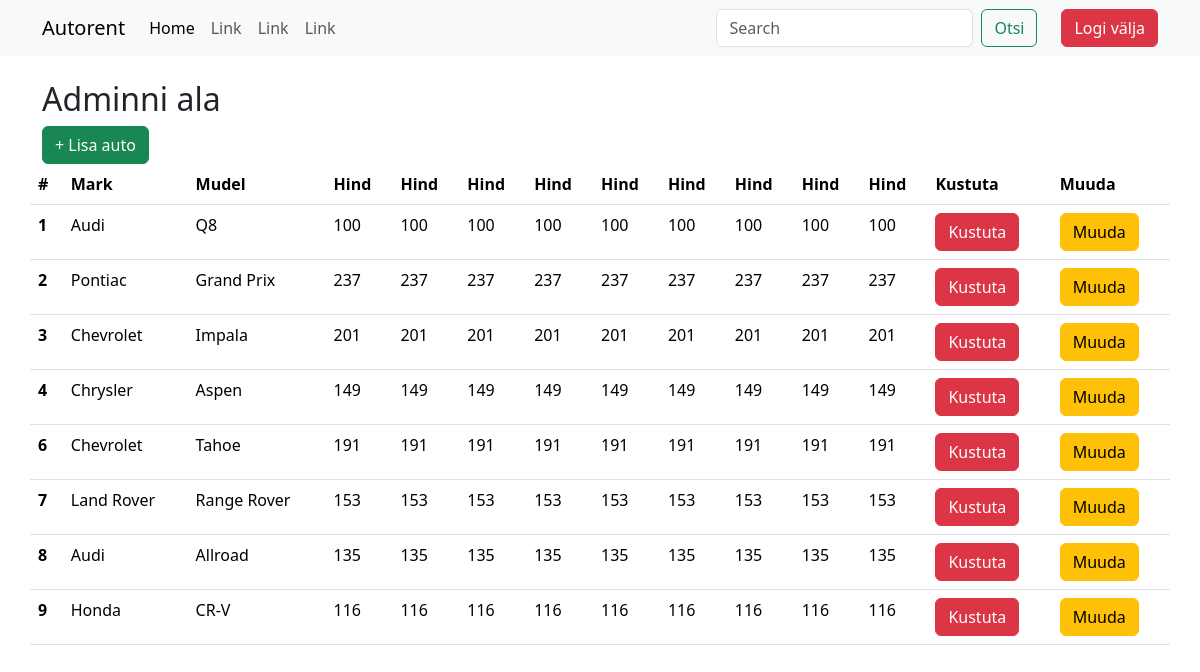
/admin/index.php (signed in), run on the app's committed database.
### tables this page shows
CREATE TABLE `cars` (
  `id` int(4) NOT NULL AUTO_INCREMENT,
  `mark` varchar(255) NOT NULL,
  `model` varchar(255) NOT NULL,
  `engine` varchar(255) NOT NULL,
  `fuel` varchar(255) NOT NULL,
  `price` int(4) NOT NULL,
  `image` varchar(255) NOT NULL,
  `year` year(4) NOT NULL,
  `transmission` varchar(225) NOT NULL,
  `seats` int(1) NOT NULL,
  `description` varchar(255) NOT NULL,
  `status` enum('vaba','rendidud','hoolduses') NOT NULL,
  PRIMARY KEY (`id`)
);

### admin/index.php (the view, shortened to what this page needs)
<?php include('../config.php'); ?>
<?php include('../header.php'); ?>
<div class="container">
    <h2>Adminni ala</h2>
    <a href="lisa.php" class="btn btn-success">+ Lisa auto</a>
    <div class="row row-cols-1 row-cols-md-4 g-4">
<?php
    $paring = "SELECT * FROM cars";
    $paring .= " LIMIT 8";
    $valjund = mysqli_query($yhendus, $paring);
?>
<table class="table">
  <thead>
    <tr>
      <th scope="col">#</th>
      <th scope="col">Mark</th>
      <th scope="col">Mudel</th>
      <th scope="col">Hind</th>
      <th scope="col">Hind</th>
      <th scope="col">Hind</th>
      <th scope="col">Hind</th>
      <th scope="col">Hind</th>
      <th scope="col">Hind</th>
      <th scope="col">Hind</th>
      <th scope="col">Hind</th>
      <th scope="col">Hind</th>
      <th scope="col">Kustuta</th>
      <th scope="col">Muuda</th>
    </tr>
  </thead>
  <tbody>
    <?php
        while($rida = mysqli_fetch_assoc($valjund)){
    ?>
    <tr>
      <th scope="row"><?php echo $rida["id"]; ?></th>
      <td><?php echo $rida["mark"]; ?></td>
      <td><?php echo $rida["model"]; ?></td>
      <td><?php echo $rida["price"]; ?></td>
      <td><?php echo $rida["price"]; ?></td>
      <td><?php echo $rida["price"]; ?></td>
      <td><?php echo $rida["price"]; ?></td>
      <td><?php echo $rida["price"]; ?></td>
      <td><?php echo $rida["price"]; ?></td>
      <td><?php echo $rida["price"]; ?></td>
      <td><?php echo $rida["price"]; ?></td>
      <td><?php echo $rida["price"]; ?></td>
      <td><a href="kustuta.php?delid=<?= $rida["id"]; ?>" class="btn btn-danger">Kustuta</a></td>
      <td><a href="muuda.php?editid=<?= $rida["id"]; ?>" class="btn btn-warning">Muuda</a></td>
    </tr>
    <?php } ?>
  </tbody>
</table>
</div>
  </body>
</html>

### data on the page
cars: id "1", mark "Audi", model "Q8", price "100"
cars: id "2", mark "Pontiac", model "Grand Prix", price "237"
cars: id "3", mark "Chevrolet", model "Impala", price "201"
cars: id "4", mark "Chrysler", model "Aspen", price "149"
cars: id "6", mark "Chevrolet", model "Tahoe", price "191"
cars: id "7", mark "Land Rover", model "Range Rover", price "153"
cars: id "8", mark "Audi", model "Allroad", price "135"
cars: id "9", mark "Honda", model "CR-V", price "116"
